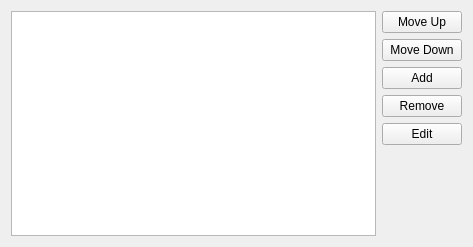
<?xml version="1.0" encoding="UTF-8"?>
<ui version="4.0">
 <class>OxygenExceptionListWidget</class>
 <widget class="QWidget" name="OxygenExceptionListWidget">
  <property name="geometry">
   <rect>
    <x>0</x>
    <y>0</y>
    <width>473</width>
    <height>247</height>
   </rect>
  </property>
  <layout class="QGridLayout" name="gridLayout">
   <item row="0" column="1">
    <widget class="KPushButton" name="moveUpButton">
     <property name="text">
      <string>Move Up</string>
     </property>
    </widget>
   </item>
   <item row="1" column="1">
    <widget class="KPushButton" name="moveDownButton">
     <property name="text">
      <string>Move Down</string>
     </property>
    </widget>
   </item>
   <item row="2" column="1">
    <widget class="KPushButton" name="addButton">
     <property name="text">
      <string>Add</string>
     </property>
    </widget>
   </item>
   <item row="3" column="1">
    <widget class="KPushButton" name="removeButton">
     <property name="text">
      <string>Remove</string>
     </property>
    </widget>
   </item>
   <item row="4" column="1">
    <widget class="KPushButton" name="editButton">
     <property name="text">
      <string>Edit</string>
     </property>
    </widget>
   </item>
   <item row="5" column="1">
    <spacer name="verticalSpacer">
     <property name="orientation">
      <enum>Qt::Vertical</enum>
     </property>
     <property name="sizeHint" stdset="0">
      <size>
       <width>20</width>
       <height>40</height>
      </size>
     </property>
    </spacer>
   </item>
   <item row="0" column="0" rowspan="6">
    <widget class="QTreeView" name="exceptionListView"/>
   </item>
  </layout>
 </widget>
 <customwidgets>
  <customwidget>
   <class>KPushButton</class>
   <extends>QPushButton</extends>
   <header>kpushbutton.h</header>
  </customwidget>
 </customwidgets>
 <resources/>
 <connections/>
</ui>
